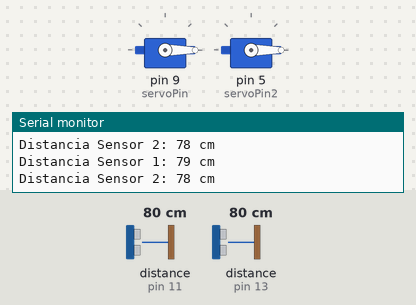
Bench run of a sketch on a simulated Arduino Uno, built with avr-gcc and run on an emulated ATmega328P. Parts: 2 × servo, the last lines printed to the serial monitor. Wiring (inferred from the names in the program): 2 × ultrasonic range finder: trigger pin 7, echo pin 11 / trigger pin 12, echo pin 13. Inputs (shaded band) come from the test bench; at power-on: distance to the obstacle (sensors on pin 11, pin 13) 80 cm. The echo pulse lasts 58.3 µs per cm.

Above: at 1.4 s.
1.5 s: distance to the obstacle (sensor on pin 11) set to 6 cm
3.1 s: distance to the obstacle (sensor on pin 11) set to 3 cm
At 4.5 s:
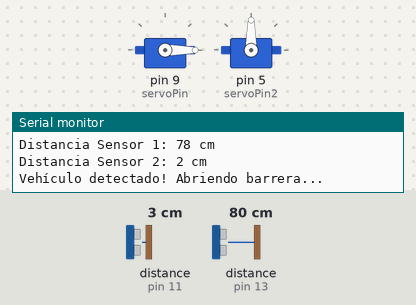
Timing chart, 0 to 10.3 s (numbered marks = the images above; inputs shaded):
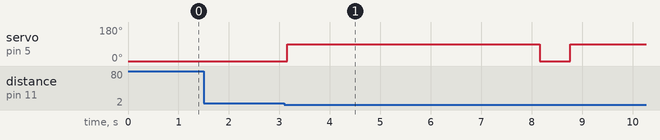

The sketch:

funcional.ino
```cpp
#include <Servo.h>

// -------------------- Configuración del Primer Servo y Sensor --------------------
Servo myServo;
const int servoPin = 9;
const int trigPin = 12;
const int echoPin = 13;
const int proximityThreshold = 5;

// -------------------- Configuración del Segundo Servo y Sensor --------------------
Servo myServo2;
const int servoPin2 = 5;
const int trigPin2 = 7;
const int echoPin2 = 11;
const int proximityThreshold2 = 4;

void setup() {
    Serial.begin(9600);

    // Inicialización del primer servo y sensor
    myServo.attach(servoPin);
    myServo.write(0);
    pinMode(trigPin, OUTPUT);
    pinMode(echoPin, INPUT);

    // Inicialización del segundo servo y sensor
    myServo2.attach(servoPin2);
    myServo2.write(0);
    pinMode(trigPin2, OUTPUT);
    pinMode(echoPin2, INPUT);
}

// -------------------- Funciones para medir distancia --------------------
int medirDistancia(int trigPin, int echoPin) {
    digitalWrite(trigPin, LOW);
    delayMicroseconds(5);
    digitalWrite(trigPin, HIGH);
    delayMicroseconds(10);
    digitalWrite(trigPin, LOW);

    long duration = pulseIn(echoPin, HIGH, 30000);
    if (duration == 0) return 999;

    return duration * 0.034 / 2;
}

// -------------------- Funciones para controlar las barreras --------------------
void controlarBarrera(Servo &servo, int distancia, int umbral) {
    if (distancia < umbral) {
        Serial.println("Vehículo detectado! Abriendo barrera...");
        servo.write(90);
        delay(5000);
        servo.write(0);
        Serial.println("Cerrando barrera...");
    }
}

void loop() {
    // -------------------- Lógica para el Primer Servo y Sensor --------------------
    int distancia1 = medirDistancia(trigPin, echoPin);
    Serial.print("Distancia Sensor 1: ");
    Serial.print(distancia1);
    Serial.println(" cm");
    controlarBarrera(myServo, distancia1, proximityThreshold);

    delay(100);  // Pequeña pausa para evitar interferencias entre sensores

    // -------------------- Lógica para el Segundo Servo y Sensor --------------------
    int distancia2 = medirDistancia(trigPin2, echoPin2);
    Serial.print("Distancia Sensor 2: ");
    Serial.print(distancia2);
    Serial.println(" cm");
    controlarBarrera(myServo2, distancia2, proximityThreshold2);

    delay(500);  // Estabilizar mediciones
}
```

Measured:
- the behaviour switches between 5 and 4 cm on distance to the obstacle (sensor on pin 11) (found by bisection; images 0 and 1)
- after the input at 3.1 s, servo on pin 5 (servoPin2): 0° → 90° after 0.06 s, → 0° 5.0 s later, → 90° 0.61 s later
